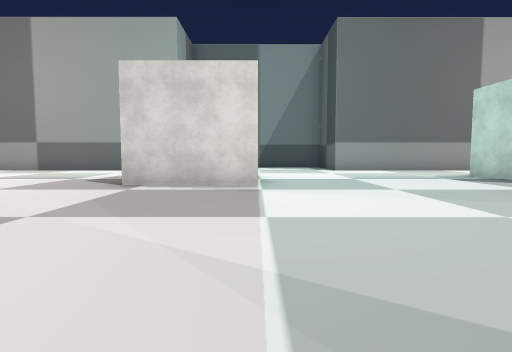
view 1 (above)

21 first-person views from a walk through a scene from a Unity 3-D project. The camera is 1.3 m above the floor, tilts 4° down and sees 80° across. The floor is counted in squares, 2 m on a side. Each view is taken from the middle of a square. On the plan, view 1 faces up. The plan holds only what a view shows up to about 10 squares ahead; the rest is blank. The place goes on beyond the plan. The player character is not drawn. Some surface patterns are stand-ins.

view 2
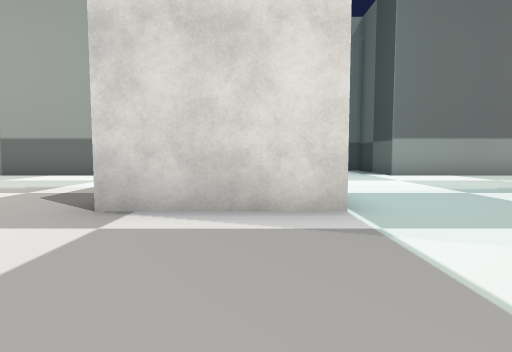

view 3
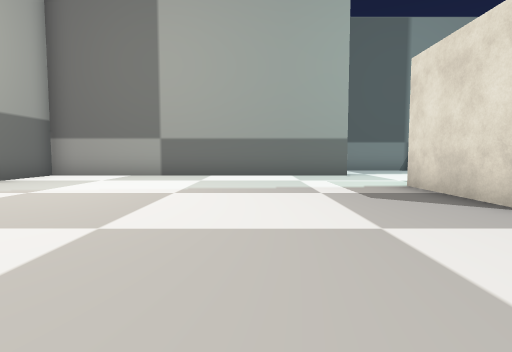

view 4
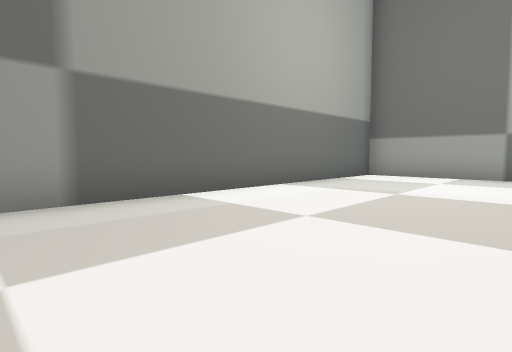

view 5
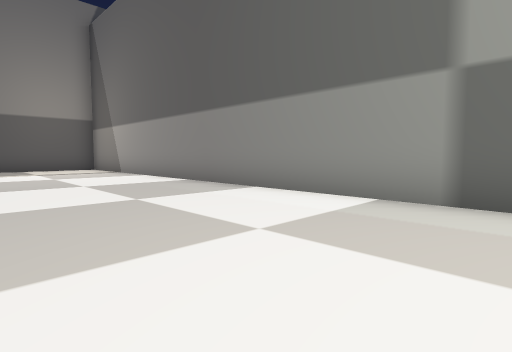

view 6
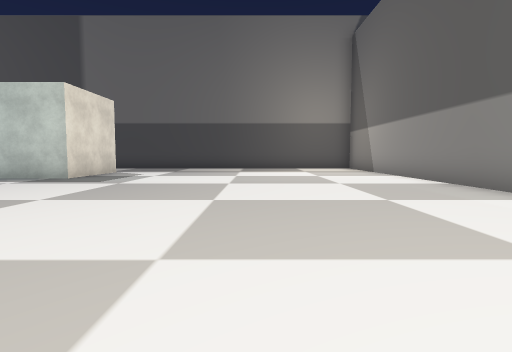

view 7
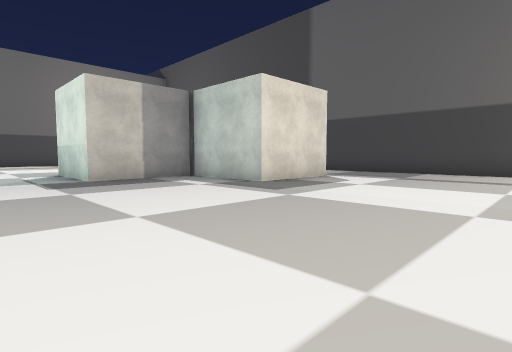

view 8
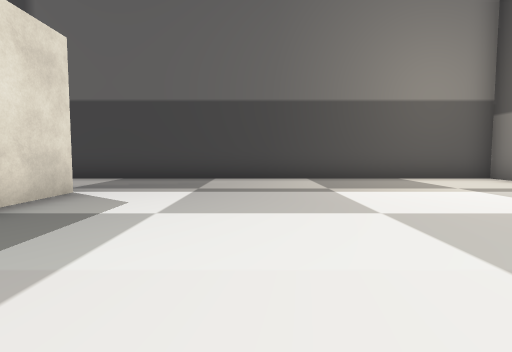

view 9
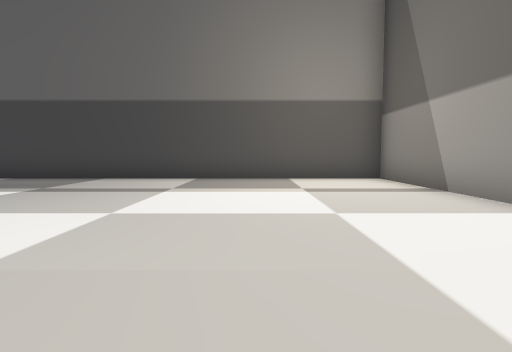

view 10
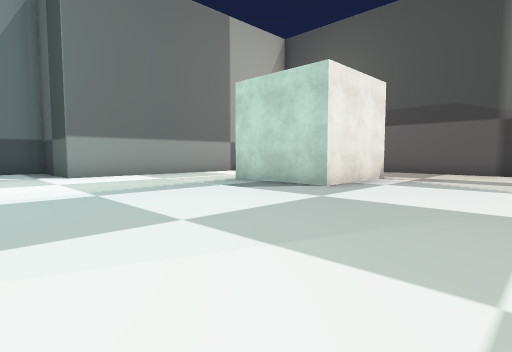

view 11
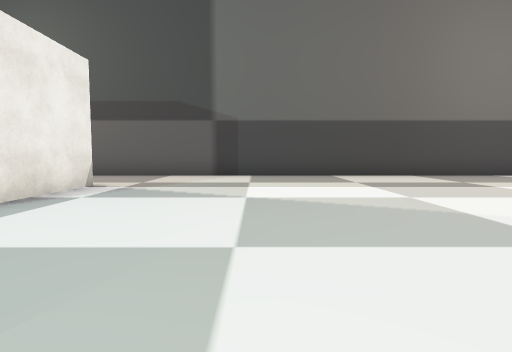

view 12
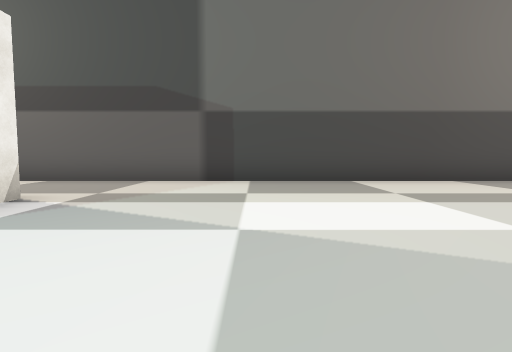

view 13
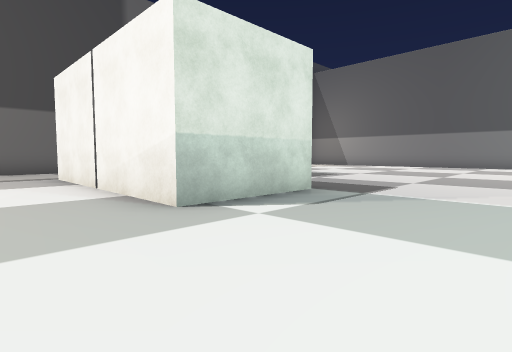

view 14
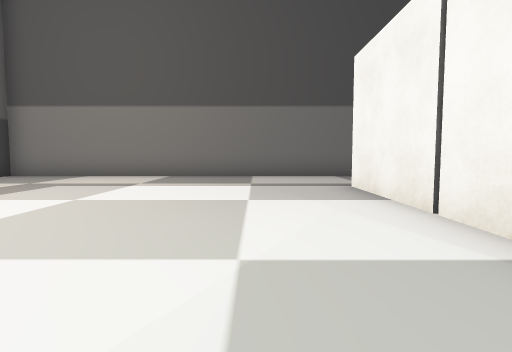

view 15
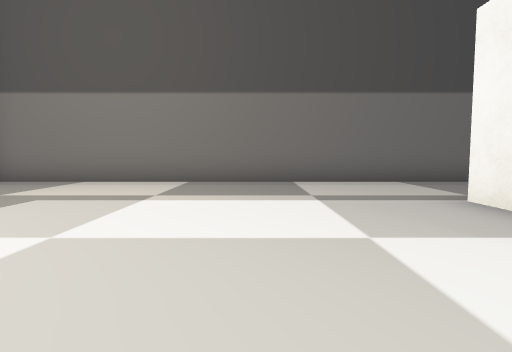

view 16
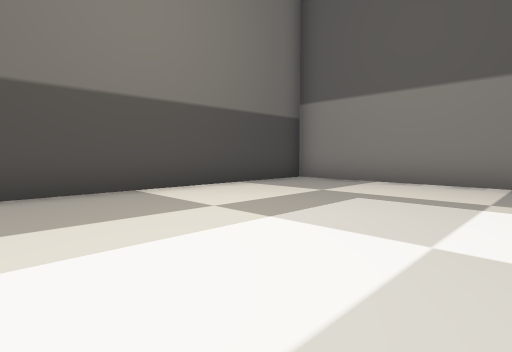

view 17
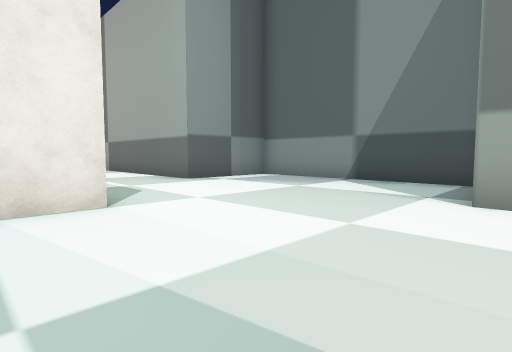

view 18
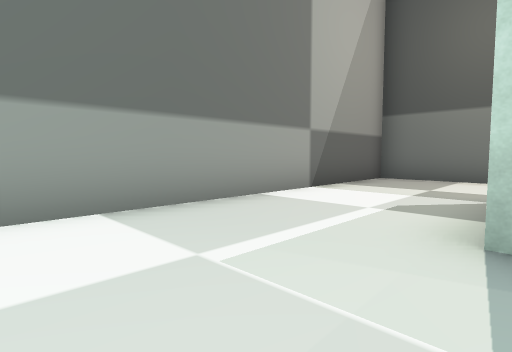

view 19
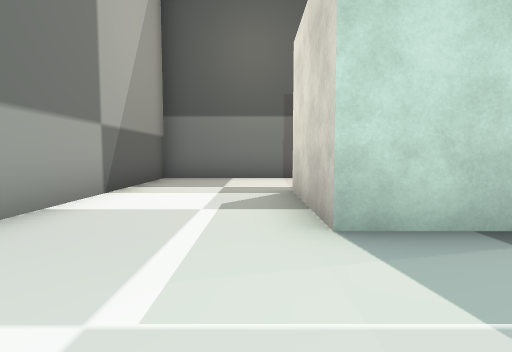

view 20
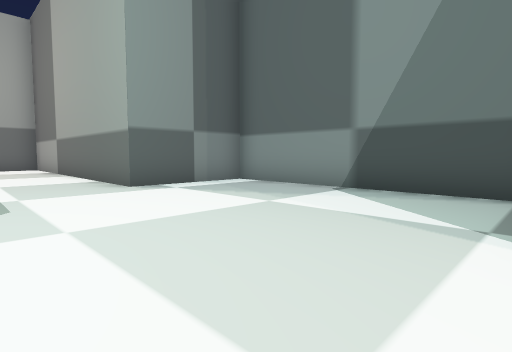

view 21
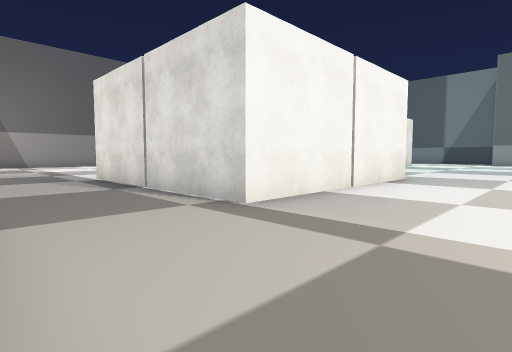

### Floor plan
Points are (right, up) in squares from view 1. A wall is a line through its corners. A room is listed if a view was taken in it or the views show most of it. See-through windows are left out.
Room 1 (views 1, 2, 3, 4, 5, 6, 7, 8, 9, 10, 11, 12, 13, 14, 15, 16, 17, 18, 19, 20, 21)
walls: (0.1, -0.4) (3, -0.4) (3, -6.2) (-2.8, -6.2) (-2.8, -3.3) (0.1, -3.3) (0.1, -0.4); (0.1, 6.5) (-2.9, 6.5); (-2.8, 6.8) (-2.8, 9.4); (0, 9.4) (0, 8.2); (9.5, 6.5) (6.6, 6.5) (6.6, 9.3) (9.5, 9.3); (0.9, -9.3) (12.5, -9.3) (12.5, 12.6) (3.2, 12.6) (3.2, 15); (2.8, 15.5) (-3.1, 15.5) (-3.1, 12.6) (-12.4, 12.6) (-12.4, -9.3) (-1, -9.3)

Positions as (right, up) in squares from view 1, and headings:
1: (0, 0), facing up
2: (-1, 3), facing up
3: (-6, 3), facing up
4: (-8, 3), facing up-left
5: (-8, 5), facing down-left
6: (-8, 5), facing down
7: (-8, 2), facing down-right
8: (-6, -1), facing down
9: (-9, -1), facing down
10: (1, 3), facing up-right
11: (3, 3), facing right
12: (5, 3), facing right
13: (5, 3), facing down-left
14: (5, 0), facing down
15: (6, -2), facing down
16: (7, -2), facing down-right
17: (4, 8), facing up-left
18: (4, 9), facing up-right
19: (4, 10), facing right
20: (3, 10), facing up-left
21: (6, -9), facing up-left
